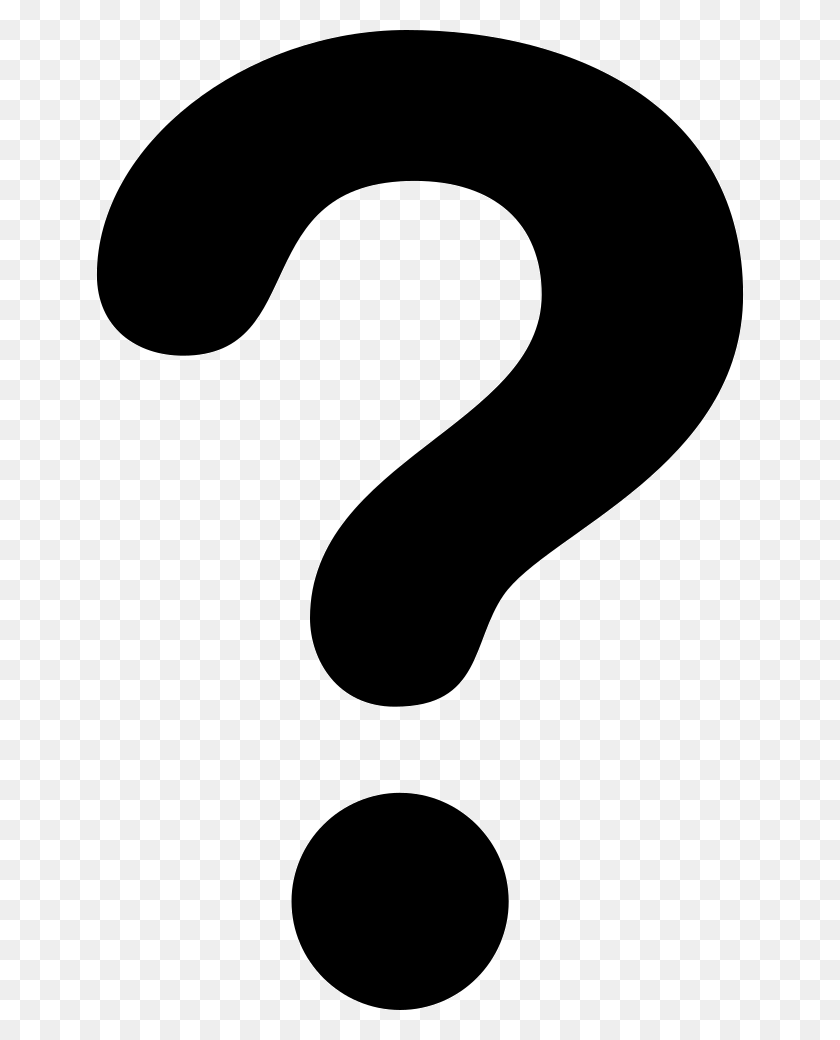
#> input picture Interface_main/questionmark.png, 840 x 1040 px
$ python -i image_process.py   (imports and definitions only)
#> lines starting #> are read from the running program, lines starting #| are printed output that depends on the picture; after the words box and inside, x2 and y2 are one past the last pixel; in counts of white or black regions, pixels touching at a corner belong together
import cv2

#Preprocessing - greyscale
def get_greyscale(image):
    return cv2.cvtColor(image, cv2.COLOR_BGR2GRAY)

#Preprocessing - background removal
def remove_noise5(image):
    return cv2.bilateralFilter(image, 5, 75, 75)
    #return cv2.medianBlur(image, 5)


def remove_noise3(image):
    return cv2.bilateralFilter(image, 3, 75, 75)
    #return cv2.medianBlur(image, 3)

#Preprocessing - thresholding
def thresholding(image):
    return cv2.adaptiveThreshold(image, 255, cv2.ADAPTIVE_THRESH_GAUSSIAN_C, cv2.THRESH_BINARY, 15, 9)

def pre_processing(image):
    image = get_greyscale(image)
    image = remove_noise5(image)
    image = thresholding(image)
    return image

>>> import cv2
>>> picture = cv2.imread('questionmark.png')
#> picture is the input picture: shape (1040, 840, 3); min 0, max 255, mean 177.8
>>> result = pre_processing(picture)
#> in thresholding, `return cv2.adaptiveThreshold(image, 255, cv2.ADAPTIVE_THRESH_GAUSSIAN_..`:
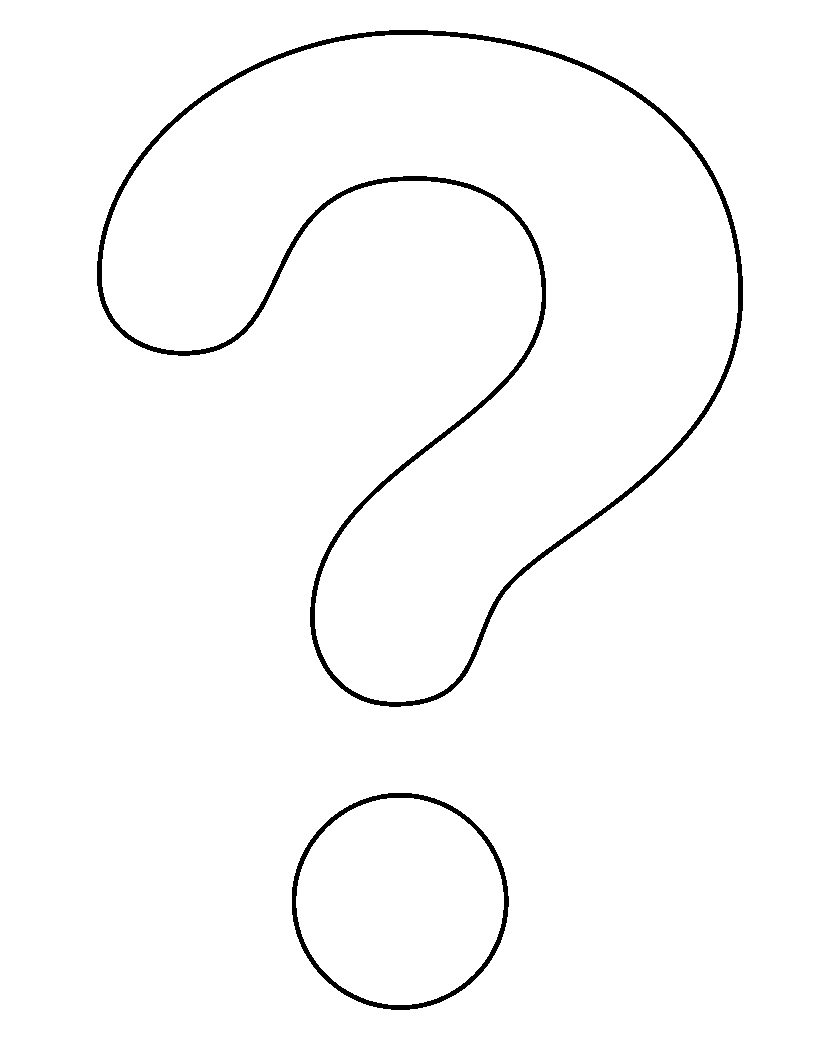
#> returned value: shape (1040, 840); 98.2% white; 2 black regions, box (x1, y1, x2, y2) and area: (97, 30, 743, 707) 12576, (292, 793, 509, 1010) 3168
